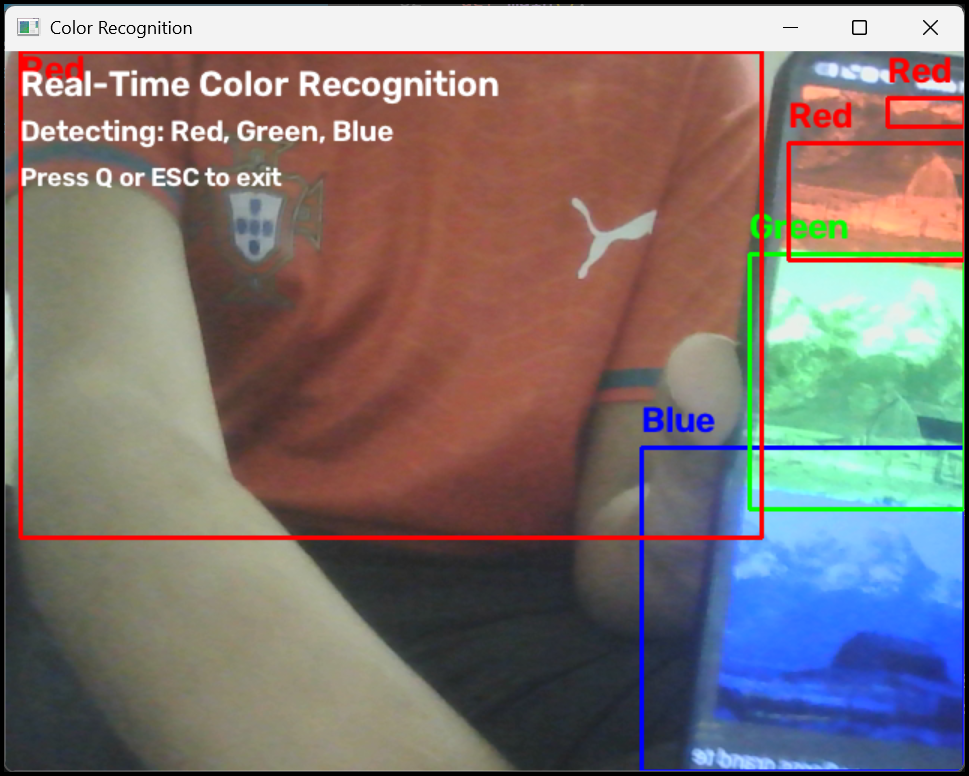
#> input picture color-recognition.png.png, 969 x 776 px, given in place of the camera
$ python color_recognition.py
#> lines starting #> are read from the running program, lines starting #| are printed output that depends on the picture; after the words box and inside, x2 and y2 are one past the last pixel; in counts of white or black regions, pixels touching at a corner belong together
import cv2
import numpy as np


def clean_mask(mask):
    """
    Remove small noise and fill small gaps inside detected objects.
    """
    kernel = np.ones((5, 5), np.uint8)

    mask = cv2.morphologyEx(
        mask,
        cv2.MORPH_OPEN,
        kernel
    )

    mask = cv2.morphologyEx(
        mask,
        cv2.MORPH_CLOSE,
        kernel
    )

    return mask


def detect_color(frame, mask, color_name, box_color):
    """
    Find colored objects and draw rectangles around them.
    """
    contours, _ = cv2.findContours(
        mask,
        cv2.RETR_EXTERNAL,
        cv2.CHAIN_APPROX_SIMPLE
    )

    for contour in contours:
        area = cv2.contourArea(contour)

        # Ignore very small objects
        if area > 500:
            x, y, width, height = cv2.boundingRect(contour)

            cv2.rectangle(
                frame,
                (x, y),
                (x + width, y + height),
                box_color,
                2
            )

            cv2.putText(
                frame,
                color_name,
                (x, max(y - 10, 20)),
                cv2.FONT_HERSHEY_SIMPLEX,
                0.8,
                box_color,
                2
            )


def main():
    # Open the webcam
    camera = cv2.VideoCapture(0, cv2.CAP_DSHOW)

    if not camera.isOpened():
        print("Error: Camera not found.")
        return

    print("Color Recognition started.")
    print("Press Q or ESC to exit.")

    while True:
        success, frame = camera.read()
#> frame is the input picture: shape (776, 969, 3); mean B, G, R 113.5, 115.8, 127.2

        if not success:
            print("Error: Cannot read camera frame.")
            break

        # Flip the image horizontally like a mirror
        frame = cv2.flip(frame, 1)

        # Convert the image from BGR to HSV
        hsv = cv2.cvtColor(frame, cv2.COLOR_BGR2HSV)
#> hsv: shape (776, 969, 3); mean H, S, V 40.3, 87.2, 150.9

        # -----------------------------
        # Blue color range
        # -----------------------------
        lower_blue = np.array([100, 100, 50])
        upper_blue = np.array([140, 255, 255])

        blue_mask = cv2.inRange(
            hsv,
            lower_blue,
            upper_blue
        )
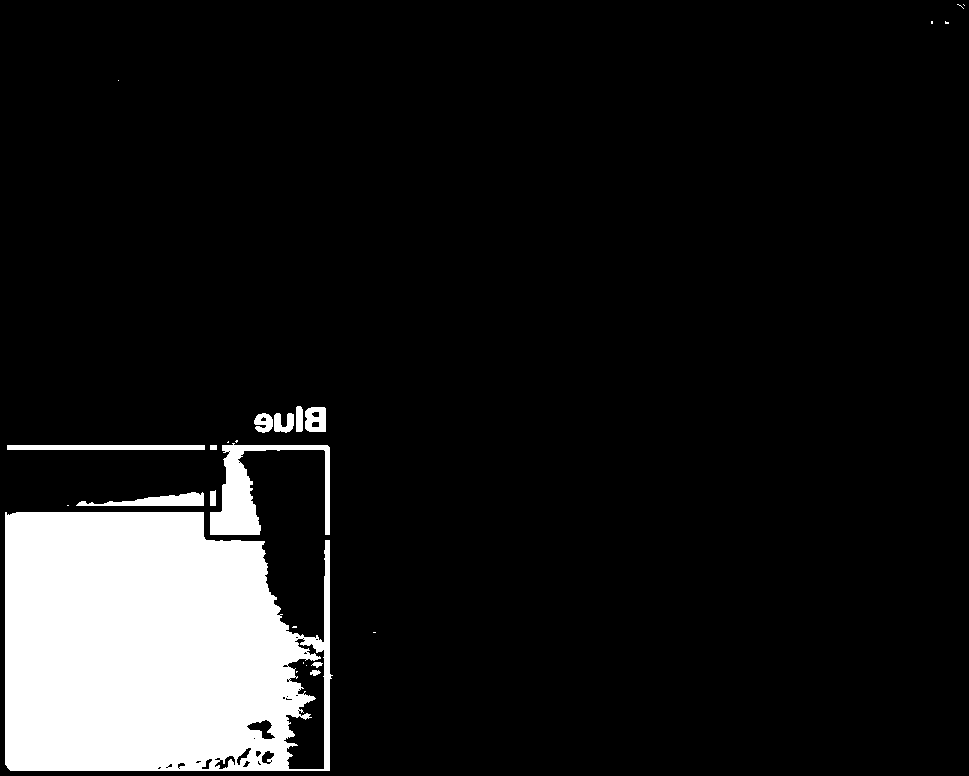
#> blue_mask: shape (776, 969); 10.5% white; 25 white regions (13 under 20 px), largest, box (x1, y1, x2, y2) and area: (5, 512, 333, 771) 71632, (210, 443, 330, 535) 3656, (7, 445, 205, 450) 990

        # -----------------------------
        # Green color range
        # -----------------------------
        lower_green = np.array([40, 70, 50])
        upper_green = np.array([85, 255, 255])

        green_mask = cv2.inRange(
            hsv,
            lower_green,
            upper_green
        )
#> green_mask: shape (776, 969); 5.6% white; 22 white regions (11 under 20 px), largest, box (x1, y1, x2, y2) and area: (5, 250, 205, 512) 37523, (210, 251, 226, 512) 2215, (7, 251, 178, 257) 894

        # -----------------------------
        # Red color ranges
        # Red requires two HSV ranges
        # -----------------------------
        lower_red_1 = np.array([0, 100, 50])
        upper_red_1 = np.array([10, 255, 255])

        lower_red_2 = np.array([170, 100, 50])
        upper_red_2 = np.array([179, 255, 255])

        red_mask_1 = cv2.inRange(
            hsv,
            lower_red_1,
            upper_red_1
        )
#> red_mask_1: shape (776, 969); 30.6% white; 132 white regions (102 under 20 px), largest, box (x1, y1, x2, y2) and area: (204, 51, 954, 541) 208811, (5, 89, 184, 265) 18172, (317, 389, 371, 403) 526

        red_mask_2 = cv2.inRange(
            hsv,
            lower_red_2,
            upper_red_2
        )
#> red_mask_2: shape (776, 969); 0.25% white; 139 white regions (116 under 20 px), largest, box (x1, y1, x2, y2) and area: (427, 510, 454, 531) 290, (414, 486, 442, 504) 220, (205, 512, 278, 540) 98

        red_mask = cv2.bitwise_or(
            red_mask_1,
            red_mask_2
        )
#> red_mask: shape (776, 969); 30.9% white; 129 white regions (100 under 20 px), largest, box (x1, y1, x2, y2) and area: (204, 51, 954, 541) 210793, (5, 89, 184, 265) 18321, (59, 57, 80, 83) 402

        # Remove noise from masks
        blue_mask = clean_mask(blue_mask)
#> in clean_mask, `mask = cv2.morphologyEx( mask, cv2.MORPH_OPEN, kernel )`: mask: shape (776, 969); 10.3% white; 15 white regions, largest, box (x1, y1, x2, y2) and area: (5, 512, 316, 771) 69228, (210, 445, 330, 535) 3607, (305, 540, 331, 771) 1541
#> in clean_mask, `mask = cv2.morphologyEx( mask, cv2.MORPH_CLOSE, kernel )`: mask: shape (776, 969); 10.4% white; 10 white regions, largest, box (x1, y1, x2, y2) and area: (5, 512, 316, 771) 69817, (210, 445, 330, 535) 3620, (305, 540, 331, 771) 1549
        green_mask = clean_mask(green_mask)
#> in clean_mask (call 2), `mask = cv2.morphologyEx( mask, cv2.MORPH_OPEN, kernel )`: mask: shape (776, 969); 5.5% white; 15 white regions, largest, box (x1, y1, x2, y2) and area: (5, 251, 205, 445) 27111, (5, 450, 205, 512) 10022, (210, 251, 222, 446) 1451
#> in clean_mask (call 2), `mask = cv2.morphologyEx( mask, cv2.MORPH_CLOSE, kernel )`: mask: shape (776, 969); 5.5% white; 10 white regions, largest, box (x1, y1, x2, y2) and area: (5, 251, 205, 445) 27299, (5, 450, 205, 512) 10125, (210, 251, 222, 512) 2078
        red_mask = clean_mask(red_mask)
#> in clean_mask (call 3), `mask = cv2.morphologyEx( mask, cv2.MORPH_OPEN, kernel )`: mask: shape (776, 969); 30.1% white; 40 white regions, largest, box (x1, y1, x2, y2) and area: (204, 51, 951, 541) 203975, (5, 131, 183, 251) 11964, (5, 95, 91, 130) 2364
#> in clean_mask (call 3), `mask = cv2.morphologyEx( mask, cv2.MORPH_CLOSE, kernel )`:
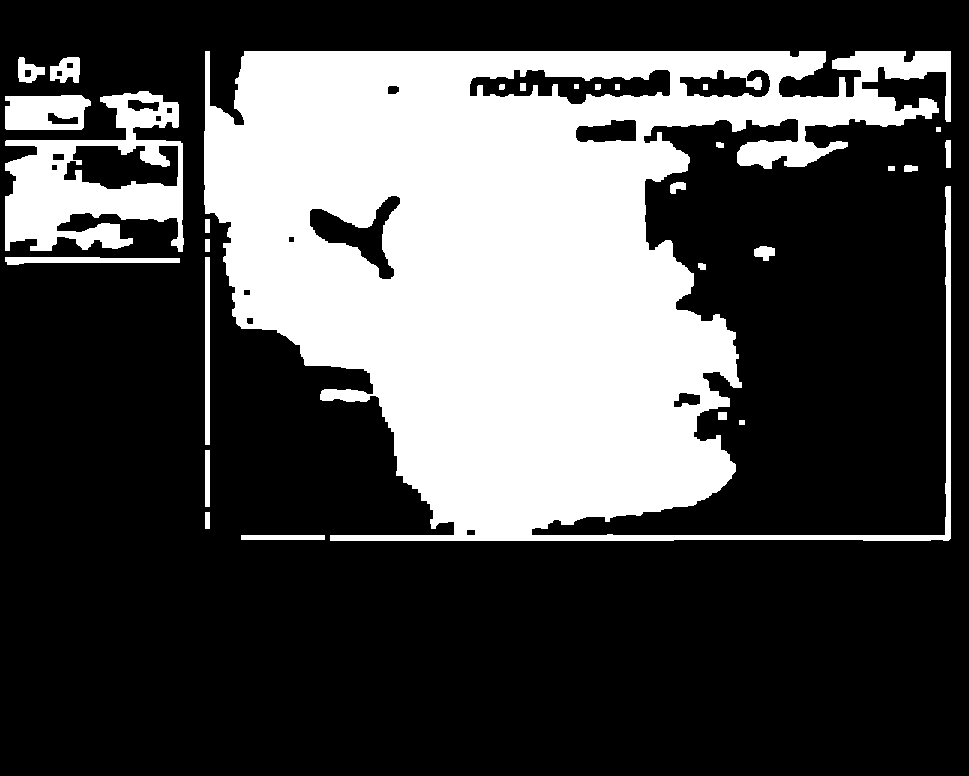
#> mask: shape (776, 969); 30.3% white; 28 white regions

        # Detect colors and draw rectangles
        detect_color(
            frame,
            blue_mask,
            "Blue",
            (255, 0, 0)
        )
#> in detect_color, `contours, _ = cv2.findContours( mask, cv2.RETR_EXTERNAL, cv2.CHAIN_APP..`: contours = 10 contours, 1 with area under 20; largest, box (x1, y1, x2, y2) and area: (5, 512, 316, 771) 69680, (210, 445, 330, 535) 3315, (305, 540, 331, 771) 1295, (266, 407, 326, 432) 1058, (7, 445, 205, 450) 788
#> the loop in detect_color, `for contour in contours:` made 10 passes
#> (contour, area, x, y, width, height) on pass 8: ([[7, 445], [7, 449], [204, 449], [204, 445]], 788, 7, 445, 198, 5)
#> (area, x, y, width, height) on passes 1, 2, 4, 6, 10: (1295, 305, 540, 26, 231), (69680, 5, 512, 311, 259), (689, 122, 492, 82, 14), (3315, 210, 445, 120, 90), (1058.5, 266, 407, 60, 25)
#> after the loop in detect_color, `for contour in contours:`:
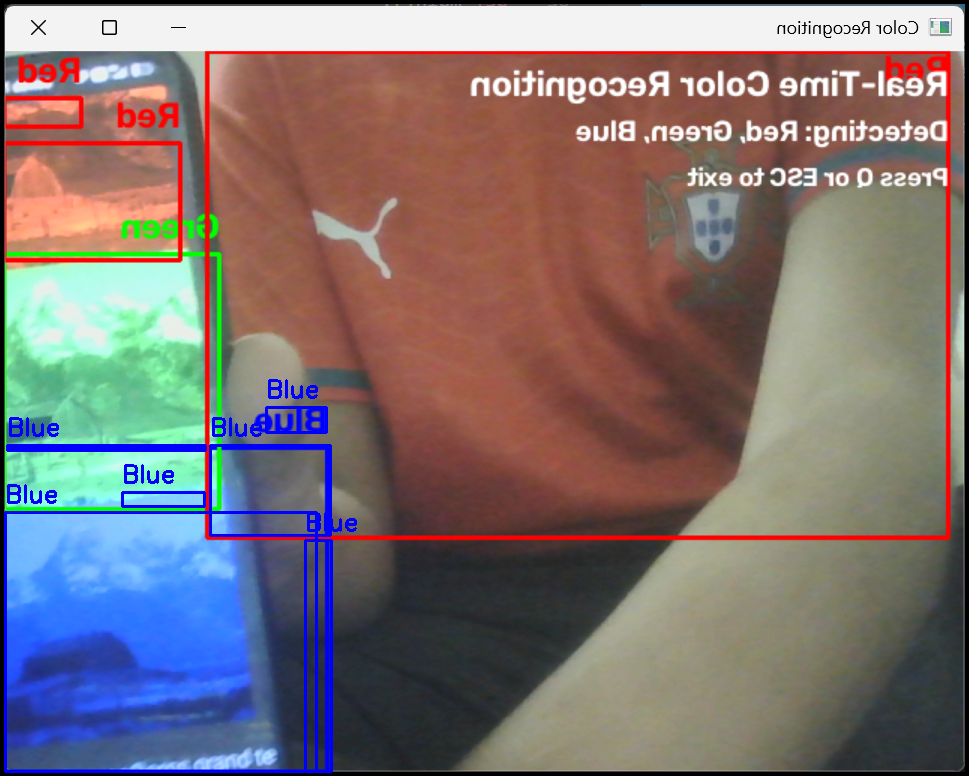
#> frame: shape (776, 969, 3); mean B, G, R 115.1, 114.1, 125.9

        detect_color(
            frame,
            green_mask,
            "Green",
            (0, 255, 0)
        )
#> call 2 of detect_color, with color_name = 'Green', box_color = (0, 255, 0)
#> in detect_color (call 2), `contours, _ = cv2.findContours( mask, cv2.RETR_EXTERNAL, cv2.CHAIN_APP..`: contours = 10 contours; largest, box (x1, y1, x2, y2) and area: (5, 251, 205, 445) 26682, (5, 450, 205, 512) 9852, (210, 251, 222, 512) 1786, (7, 251, 178, 257) 718, (183, 214, 205, 239) 334
#> the loop in detect_color (call 2), `for contour in contours:` made 10 passes
#> (area, x, y, width, height) on passes 1 to 4: (9852.5, 5, 450, 200, 62), (1785.5, 210, 251, 12, 261), (26682, 5, 251, 200, 194), (718.5, 7, 251, 171, 6)
#> area on passes 6 to 10: 115, 259, 145, 334.5, 32.5
#> after the loop in detect_color (call 2), `for contour in contours:`:
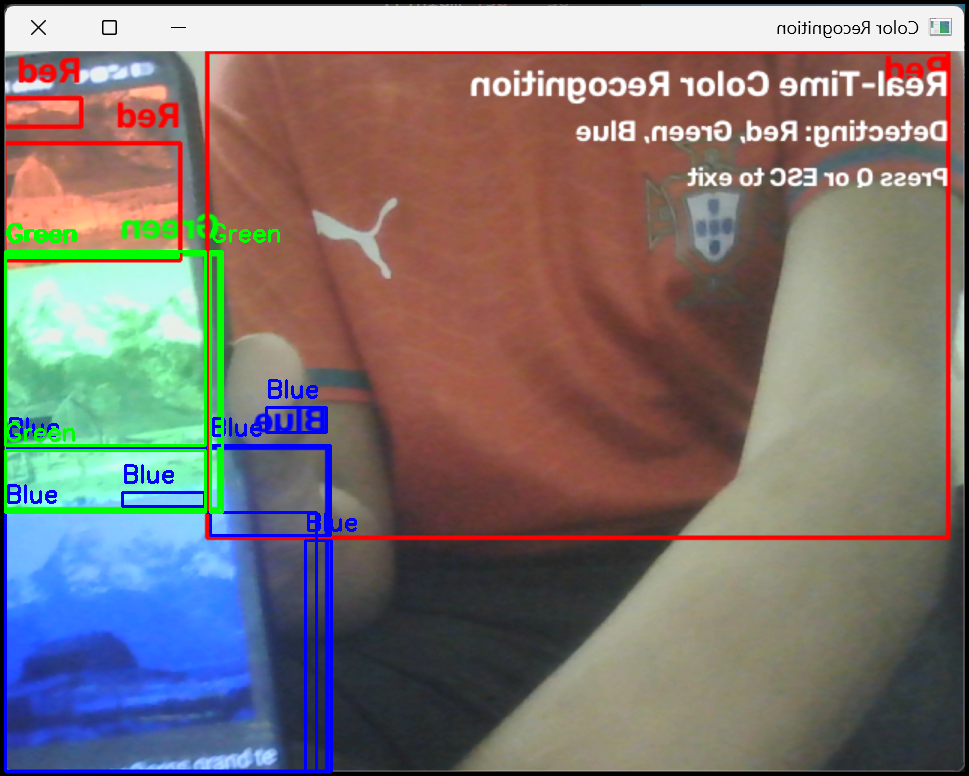
#> frame: shape (776, 969, 3); 1.04% of pixels changed, all inside (x1, y1, x2, y2) = (4, 223, 280, 514)

        detect_color(
            frame,
            red_mask,
            "Red",
            (0, 0, 255)
        )
#> call 3 of detect_color, with color_name = 'Red', box_color = (0, 0, 255)
#> in detect_color (call 3), `contours, _ = cv2.findContours( mask, cv2.RETR_EXTERNAL, cv2.CHAIN_APP..`: contours = 22 contours, 1 with area under 20; largest, box (x1, y1, x2, y2) and area: (204, 51, 951, 541) 213002, (5, 91, 184, 252) 17673, (5, 95, 91, 130) 2614, (5, 257, 180, 265) 817, (205, 257, 210, 445) 748
#> the loop in detect_color (call 3), `for contour in contours:` made 22 passes
#> (contour, area, x, y, width, height) on pass 7: ([[205, 257], [205, 444], [209, 444], [209, 257]], 748, 205, 257, 5, 188)
#> (area, x, y, width, height) on passes 8, 18, 19, 20, 22: (817, 5, 257, 175, 8), (2613.5, 5, 95, 86, 35), (17673, 5, 91, 179, 161), (546, 50, 57, 30, 26), (213002, 204, 51, 747, 490)
#> after the loop in detect_color (call 3), `for contour in contours:`:
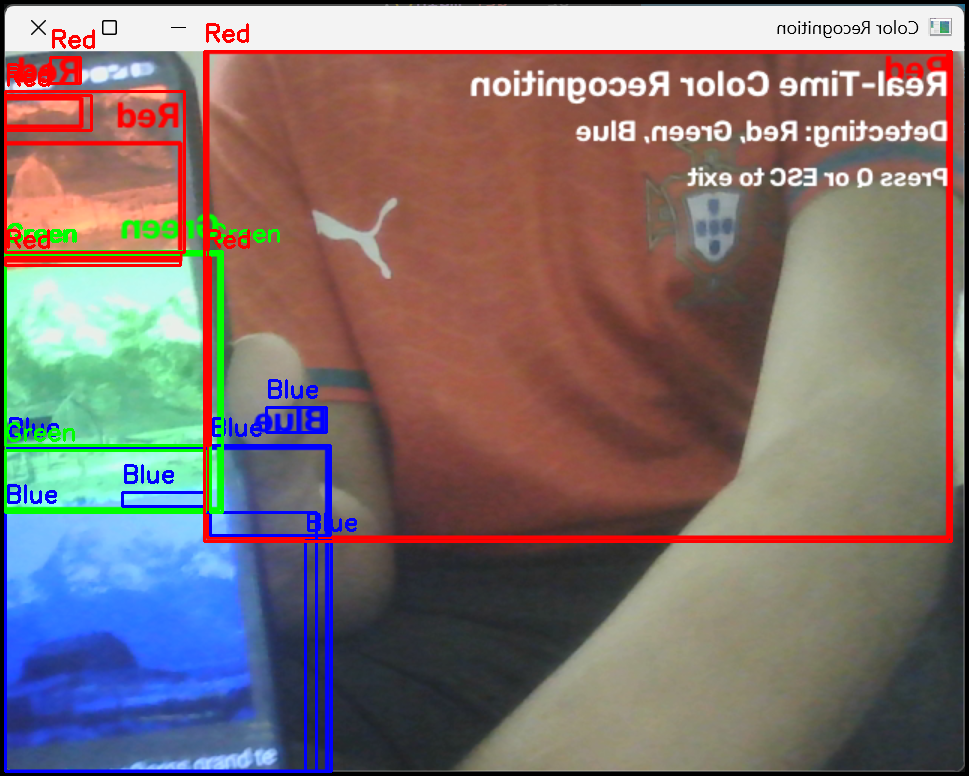
#> frame: shape (776, 969, 3); 1.81% of pixels changed, all inside (x1, y1, x2, y2) = (4, 23, 953, 543)

        # Add project title and exit instructions
        cv2.putText(
            frame,
            "Real-Time Color Recognition",
            (10, 30),
            cv2.FONT_HERSHEY_SIMPLEX,
            0.8,
            (255, 255, 255),
            2
        )
#> frame: shape (776, 969, 3); 0.32% of pixels changed, all inside (x1, y1, x2, y2) = (12, 11, 374, 38)

        cv2.putText(
            frame,
            "Detecting: Red, Green, Blue",
            (10, 60),
            cv2.FONT_HERSHEY_SIMPLEX,
            0.65,
            (255, 255, 255),
            2
        )

        cv2.putText(
            frame,
            "Press Q or ESC to exit",
            (10, 90),
            cv2.FONT_HERSHEY_SIMPLEX,
            0.6,
            (255, 255, 255),
            2
        )

        # Combine all color masks into one window
        combined_mask = cv2.bitwise_or(
            blue_mask,
            green_mask
        )
#> combined_mask: shape (776, 969); 15.9% white; 14 white regions, largest, box (x1, y1, x2, y2) and area: (5, 251, 316, 771) 108231, (210, 251, 330, 535) 5823, (305, 540, 331, 771) 1549

        combined_mask = cv2.bitwise_or(
            combined_mask,
            red_mask
        )
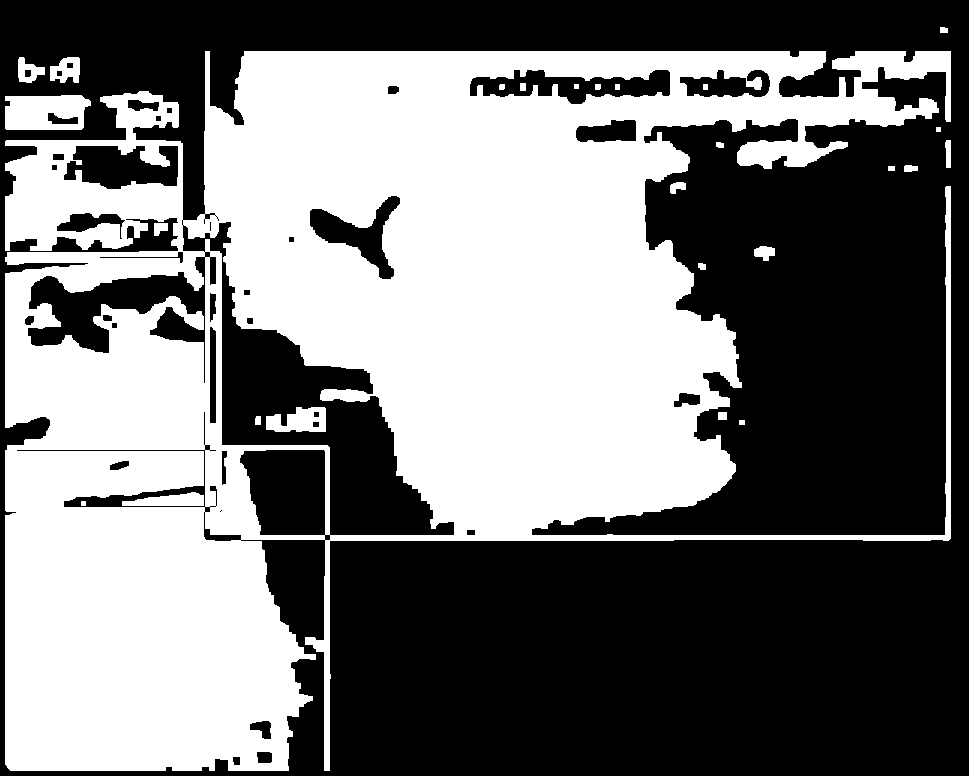
#> combined_mask: shape (776, 969); 46.2% white; 26 white regions, largest, box (x1, y1, x2, y2) and area: (5, 51, 951, 771) 340968, (5, 95, 91, 130) 2528, (266, 407, 326, 432) 1096

        # Display windows
        cv2.imshow(
            "Color Recognition",
            frame
        )

        cv2.imshow(
            "Detected Colors Mask",
            combined_mask
        )

        key = cv2.waitKey(1) & 0xFF
#> (key q is pressed here)

        if key == ord("q") or key == 27:
            break

    camera.release()
    cv2.destroyAllWindows()

    print("Program closed successfully.")


if __name__ == "__main__":
    main()
